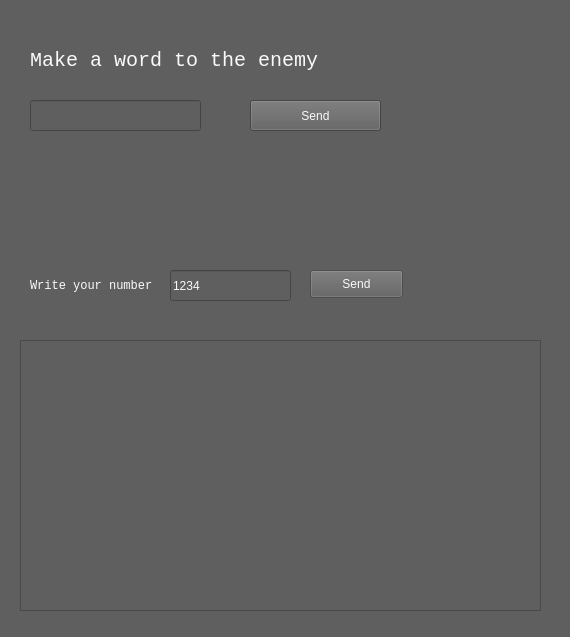
<?xml version="1.0" encoding="UTF-8"?>
<ui version="4.0">
 <class>ThirdWindow</class>
 <widget class="QMainWindow" name="ThirdWindow">
  <property name="geometry">
   <rect>
    <x>0</x>
    <y>0</y>
    <width>570</width>
    <height>637</height>
   </rect>
  </property>
  <property name="font">
   <font>
    <pointsize>37</pointsize>
   </font>
  </property>
  <property name="windowTitle">
   <string>MainWindow</string>
  </property>
  <property name="styleSheet">
   <string notr="true">QWidget {
	background-color: rgb(95, 95, 95);
	color: rgb(250, 250, 250);
}
</string>
  </property>
  <widget class="QWidget" name="centralwidget">
   <widget class="QPushButton" name="sendButton">
    <property name="enabled">
     <bool>false</bool>
    </property>
    <property name="geometry">
     <rect>
      <x>310</x>
      <y>270</y>
      <width>93</width>
      <height>28</height>
     </rect>
    </property>
    <property name="text">
     <string>Send</string>
    </property>
    <property name="iconSize">
     <size>
      <width>16</width>
      <height>16</height>
     </size>
    </property>
    <property name="autoRepeatInterval">
     <number>100</number>
    </property>
   </widget>
   <widget class="QLineEdit" name="number">
    <property name="enabled">
     <bool>false</bool>
    </property>
    <property name="geometry">
     <rect>
      <x>170</x>
      <y>270</y>
      <width>121</width>
      <height>31</height>
     </rect>
    </property>
    <property name="text">
     <string>1234</string>
    </property>
   </widget>
   <widget class="QLabel" name="label_3">
    <property name="geometry">
     <rect>
      <x>30</x>
      <y>270</y>
      <width>131</width>
      <height>31</height>
     </rect>
    </property>
    <property name="font">
     <font>
      <family>Lucida Console</family>
     </font>
    </property>
    <property name="text">
     <string>Write your number</string>
    </property>
   </widget>
   <widget class="QLabel" name="label">
    <property name="geometry">
     <rect>
      <x>30</x>
      <y>30</y>
      <width>511</width>
      <height>61</height>
     </rect>
    </property>
    <property name="font">
     <font>
      <family>Lucida Console</family>
      <pointsize>15</pointsize>
     </font>
    </property>
    <property name="text">
     <string>Make a word to the enemy</string>
    </property>
   </widget>
   <widget class="QLineEdit" name="guess_number">
    <property name="geometry">
     <rect>
      <x>30</x>
      <y>100</y>
      <width>171</width>
      <height>31</height>
     </rect>
    </property>
   </widget>
   <widget class="QPushButton" name="send_button">
    <property name="geometry">
     <rect>
      <x>250</x>
      <y>100</y>
      <width>131</width>
      <height>31</height>
     </rect>
    </property>
    <property name="text">
     <string>Send</string>
    </property>
   </widget>
   <widget class="QTextBrowser" name="textBrowser">
    <property name="geometry">
     <rect>
      <x>20</x>
      <y>340</y>
      <width>521</width>
      <height>271</height>
     </rect>
    </property>
   </widget>
  </widget>
  <widget class="QStatusBar" name="statusbar"/>
 </widget>
 <resources/>
 <connections/>
</ui>
